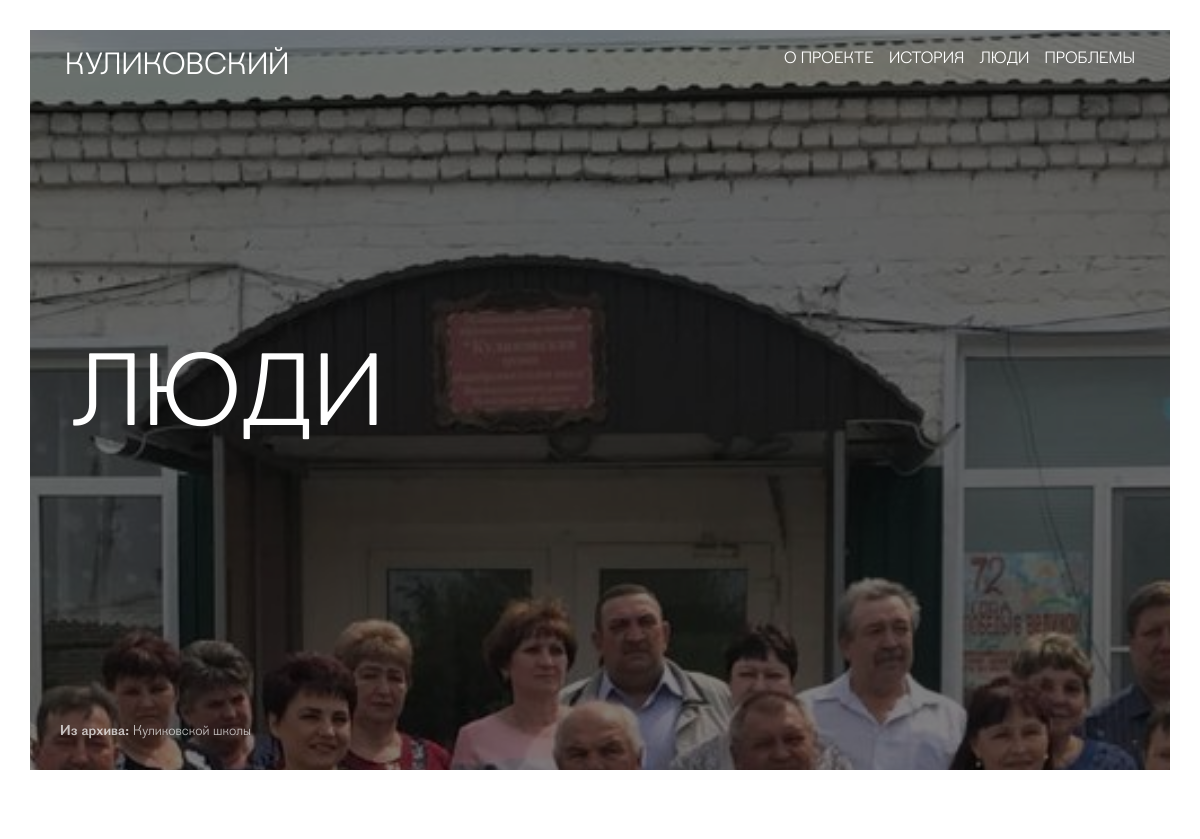
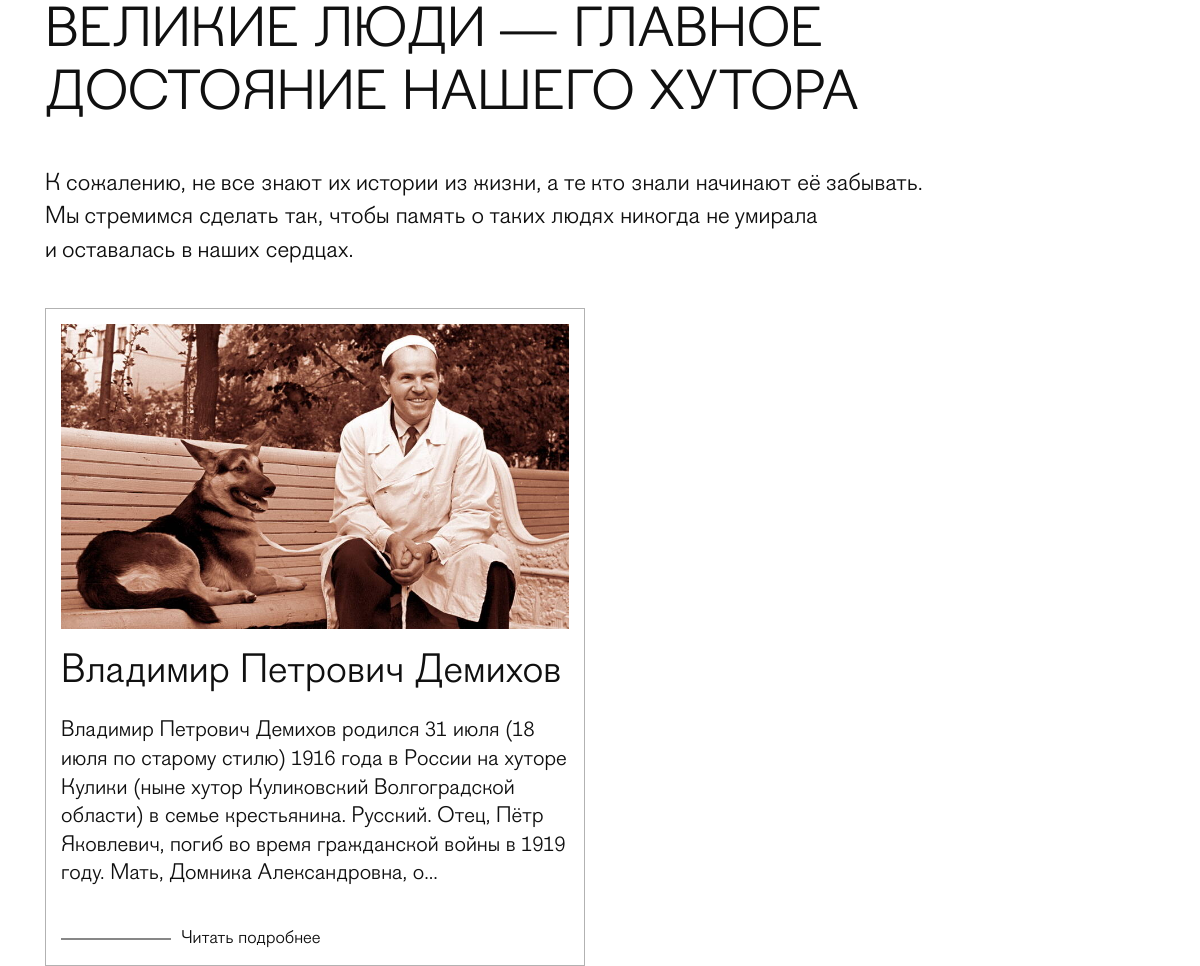
The page /people/ on the database its author committed (2 pictures, top to bottom).
### people/models.py (models this page shows, shortened)
class People(models.Model):
    name = models.CharField(max_length=255, verbose_name="Имя человека", help_text="Введите полностью ФИО человека", blank=True)
    text = models.TextField(verbose_name='Текст контента', help_text='Введите текст, который будет отображаться на странице с записью', blank=True)
    poster = models.ImageField(upload_to='people/', verbose_name='Главное изображение', help_text='Загрузите изображение для записи')
    status = models.BooleanField(default=True, verbose_name='Статус', help_text='Отображает запись на странице')
    slug = AutoSlugField(populate_from='name', unique=True, null=True, default=None)
    class Meta:
        verbose_name = 'Люди'
        verbose_name_plural = 'Люди'

### people/views.py (the view)
# urls.py: path('', include('people.urls')),
def people(request):
    people = People.objects.filter(status=1)
    context = {'people': people}
    return render(request, 'people/index.html', context)

### templates/people/index.html (shortened to what this page needs)
{% extends "template.html" %}
{% load static %}
{% block content %}
<section class="main-wrapper__section intro-section intro-section--people" id="intro-section">
	<div class="intro-section__banner" style="background-image: url('{% static 'img/people-bg.jpg' %}');">
		<div class="intro-section__container container">
			<div class="intro-section__inner">
				<h2 class="intro-section__title">Люди</h2>
			</div>
		</div>
		<span class="intro-section__author">
			<strong>Из архива: </strong>
			Куликовской школы
		</span>
	</div>
</section>
<section class="main-wrapper__section content-section content-section--people">
	<div class="container content-section__container">
		<div class="content-section__inner">
			<div class="content-section__opening">
				<h2 class="content-section__title">Великие люди — главное достояние нашего хутора</h2>
				<h3 class="content-section__subtitle">
					К сожалению, не все знают их истории из жизни, а те кто знали начинают её забывать. Мы стремимся сделать так, чтобы память о таких людях никогда не умирала и оставалась в наших сердцах.
				</h3>
			</div>
		</div>
	</div>
</section>
<section class="main-wrapper__section people-section">
	<div class="container people-section__container">
		<div class="people-section__inner">
			<ul class="people-section__list">
				{% for people_item in people %}
				<li class="people-section__item">
					<article class="people-section__article">
						<img src="{{ people_item.poster.url }}" alt="" class="people-section__preview" />
						<div class="people-section__detail">
							<h3 class="people-section__detail-title">{{ people_item.name }}</h3>
							<p class="people-section__detail-text">
								{{ people_item.text|slice:"280" }}...
							</p>
							<a href="{% url 'detail_page' people_item.pk %}" title="Читать подробнее" class="people-section__detail-link more-link">
								Читать подробнее
							</a>
						</div>
					</article>
				</li>
				{% endfor %}
			</ul>
		</div>
	</div>
</section>
{% endblock %}

### static/css/main.css (style rules this page uses)
:root { --font-family: "Figgins", sans-serif; --content-width: 1440px; --container-offset: 15px; --container-width: calc(var(--content-width) + (var(--container-offset) * 2)); --navlink-color: #ffffff; --text-color: #101010; --bg-color: #ffffff; --accent-color: #718B96; --white-color: #ffffff; --black-color: #101010; --line-color: rgba(0,0,0, .3); }
html { -webkit-box-sizing: border-box; box-sizing: border-box; width: 100vw; overflow-x: hidden; background-color: var(--bg-color); }
*, *::before, *::after { -webkit-box-sizing: border-box; box-sizing: border-box; }
body { width: 100vw; overflow-x: hidden; font-family: var(--font-family); background-color: var(--bg-color); color: var(--text-color); -webkit-transition: all 300ms linear; transition: all 300ms linear; }
img { height: auto; max-width: 100%; -o-object-fit: cover; object-fit: cover; }
a { text-decoration: none; color: inherit; }
.container { margin: 0 auto; padding: 0 var(--container-offset); max-width: var(--container-width); width: 100%; }
.more-link { position: relative; font-size: 18px; font-weight: 400; padding-left: 120px; -webkit-transition: color 200ms; transition: color 200ms; }
.more-link::before { content: ""; position: absolute; top: 50%; left: 0; width: 110px; height: 1px; -webkit-transform: translateY(-50%); -ms-transform: translateY(-50%); transform: translateY(-50%); background-color: var(--text-color); -webkit-transition: background 200ms; transition: background 200ms; }
.intro-section { position: relative; width: 100%; height: 100vh; padding: 30px 30px 30px 30px; color: var(--white-color); }
.intro-section__banner { position: relative; width: 100%; height: 100%; background-position: center; background-repeat: no-repeat; background-attachment: fixed; background-size: cover; display: -webkit-box; display: -ms-flexbox; display: flex; -webkit-box-orient: vertical; -webkit-box-direction: normal; -ms-flex-direction: column; flex-direction: column; -webkit-box-pack: center; -ms-flex-pack: center; justify-content: center; padding: 0 25px; }
.intro-section__banner::before { content: ""; position: absolute; top: 0; left: 0; right: 0; bottom: 0; width: 100%; height: 100%; background-color: rgba(0, 0, 0, 0.5); display: block; z-index: 20; }
.intro-section__title { position: relative; margin: 0; font-size: 100px; font-weight: 400; text-transform: uppercase; z-index: 30; }
.intro-section__author { position: absolute; left: 30px; bottom: 30px; font-size: 14px; z-index: 30; opacity: 0.7; }
.content-section { width: 100%; padding: 40px 30px; }
.content-section__title { margin: 0 0 40px 0; padding: 0; font-size: 55px; text-transform: uppercase; font-weight: 400; }
.content-section__subtitle { margin: 0; padding: 0; font-size: 24px; line-height: 1.4; font-weight: 400; max-width: 880px; }
.people-section { width: 100%; padding: 0 30px; }
.people-section__list { margin: 0; padding: 0; list-style-type: none; display: -ms-grid; display: grid; -ms-grid-columns: (1fr)[12]; grid-template-columns: repeat(12, 1fr); gap: 30px; }
.people-section__item { -ms-grid-column-span: 6; grid-column: 6 span; border: 1px solid var(--line-color); padding: 15px; }
.people-section__preview { min-width: 100%; -o-object-fit: cover; object-fit: cover; margin-bottom: 15px; }
.people-section__detail-title { padding: 0px 0px 0px 0px; margin: 0px 0px 20px 0px; font-size: 40px; font-weight: 400; }
.people-section__detail-text { font-size: 22px; font-weight: 400; line-height: 1.3; margin-bottom: 40px; }

### rows shown on the page
People: poster (picture), name "Владимир Петрович Демихов", text "Владимир Петрович Демихов родился 31 июля (18 июля по старому стилю) 1916 года в России на хуторе Кулики (ныне хутор Куликовский Волгоградской области) в семье крестьянина. Русский. Отец, Пётр Яковлевич, погиб во время гражданской войны в 1919 году. Мать, Домника Александровна, о"
